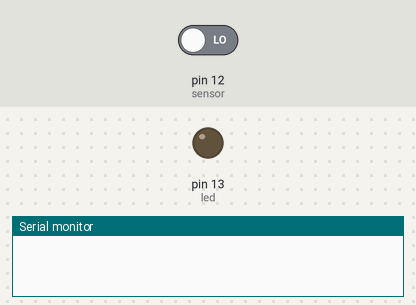
A sketch run on a simulated Arduino Uno, built with avr-gcc and run on an emulated ATmega328P. On the bench: output pins drawn as LEDs (lit = HIGH), the last lines printed to the serial monitor. Inputs (shaded band) come from the test bench; at power-on: pin 12 (sensor) LOW.

Above: at 1.2 s.
1.3 s: pin 12 (sensor) driven HIGH
At 2.1 s:
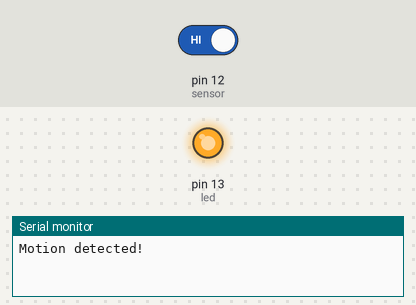
2.9 s: pin 12 (sensor) driven LOW
At 3.3 s:
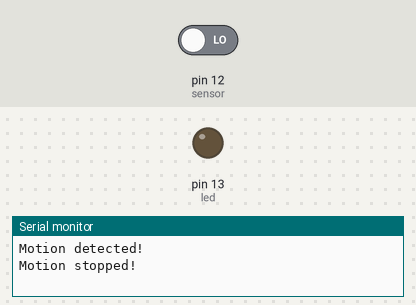
Timing chart, 0 to 5.9 s (numbered marks = the images above; inputs shaded):
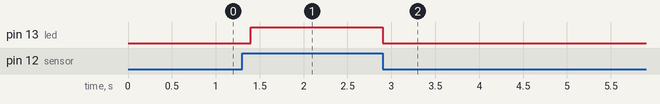

Measured:
- after the input at 1.3 s, pin 13 (led): LOW → HIGH after 0.10 s
- after the input at 2.9 s, pin 13 (led): HIGH → LOW at once

The sketch:

pir_led.ino
```cpp
int led = 13;                // the pin that the LED is atteched to
int sensor = 12;              // the pin that the sensor is atteched to
int state = LOW;             // by default, no motion detected
int val = 0;                 // variable to store the sensor status (value)

void setup() {
  pinMode(led, OUTPUT);      // initalize LED as an output
  pinMode(sensor, INPUT);    // initialize sensor as an input
  Serial.begin(9600);        // initialize serial
}

void loop(){
  val = digitalRead(sensor);   // read sensor value
  if (val == HIGH) {           // check if the sensor is HIGH
    digitalWrite(led, HIGH);   // turn LED ON
    delay(100);                // delay 100 milliseconds

    if (state == LOW) {
      Serial.println("Motion detected!");
      state = HIGH;       // update variable state to HIGH
    }
  }
  else {
      digitalWrite(led, LOW); // turn LED OFF
      delay(200);             // delay 200 milliseconds

      if (state == HIGH){
        Serial.println("Motion stopped!");
        state = LOW;       // update variable state to LOW
    }
  }
}
```
